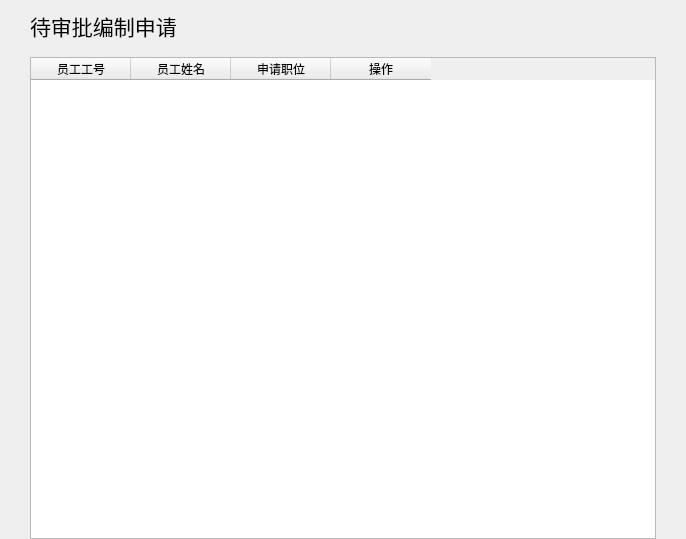
<?xml version="1.0" encoding="UTF-8"?>
<ui version="4.0">
 <class>Pre_Appr</class>
 <widget class="QWidget" name="Pre_Appr">
  <property name="geometry">
   <rect>
    <x>0</x>
    <y>0</y>
    <width>686</width>
    <height>539</height>
   </rect>
  </property>
  <property name="windowTitle">
   <string>Form</string>
  </property>
  <layout class="QVBoxLayout" name="verticalLayout">
   <property name="spacing">
    <number>15</number>
   </property>
   <property name="leftMargin">
    <number>30</number>
   </property>
   <property name="topMargin">
    <number>10</number>
   </property>
   <property name="rightMargin">
    <number>30</number>
   </property>
   <property name="bottomMargin">
    <number>0</number>
   </property>
   <item>
    <widget class="QLabel" name="label">
     <property name="font">
      <font>
       <pointsize>16</pointsize>
      </font>
     </property>
     <property name="text">
      <string>待审批编制申请</string>
     </property>
    </widget>
   </item>
   <item>
    <widget class="QTableWidget" name="tableWidget">
     <column>
      <property name="text">
       <string>员工工号</string>
      </property>
     </column>
     <column>
      <property name="text">
       <string>员工姓名</string>
      </property>
     </column>
     <column>
      <property name="text">
       <string>申请职位</string>
      </property>
     </column>
     <column>
      <property name="text">
       <string>操作</string>
      </property>
     </column>
    </widget>
   </item>
  </layout>
 </widget>
 <resources/>
 <connections/>
</ui>
